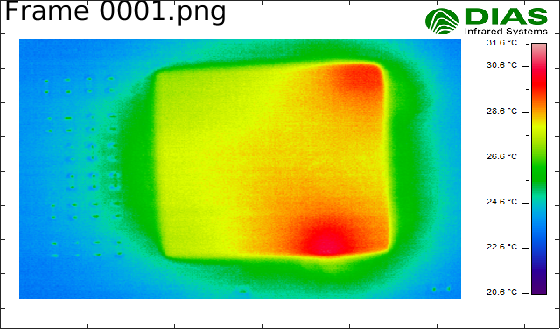
%> input picture MATLAB/thermal_image.png, 560 x 329 px
$ octave thermal_image_color_to_grayscale.m   (GNU Octave 9; MATLAB toolbox functions it lacks are replaced by stand-ins)
%> lines starting %> are read from the running program, lines starting %| are printed output that depends on the picture
clc;    % Clear the command window.
close all;  % Close all figures (except those of imtool.)
clear;  % Erase all existing variables. Or clearvars if you want.
workspace;  % Make sure the workspace panel is showing.
format long g;
format compact;
fontSize = 15;

%===============================================================================
% Get the name of the image the user wants to use.
baseFileName = 'thermal_image.png'; % Base file name with no folder prepended (yet).
% Get the full filename, with path prepended.
folder = pwd; % Change to whatever folder the image lives in.
fullFileName = fullfile(folder, baseFileName);  % Append base filename to folder to get the full file name.
fprintf('Transforming image "%s" to a thermal image.\n', fullFileName);

%===============================================================================
% Read in a demo image.
originalRGBImage = imread(fullFileName);
%> originalRGBImage is the input picture: size 329x560x3 uint8; mean R, G, B 142.3, 204.6, 143
% Display the image.
subplot(2, 3, 1);
imshow(originalRGBImage, []);
axis on;
caption = sprintf('Original Pseudocolor Image, %s', baseFileName);
title(caption, 'FontSize', fontSize, 'Interpreter', 'None');
xlabel('Column', 'FontSize', fontSize, 'Interpreter', 'None');
ylabel('Row', 'FontSize', fontSize, 'Interpreter', 'None');
drawnow;

grayImage = min(originalRGBImage, [], 3); % Useful for finding image and color map regions of image.
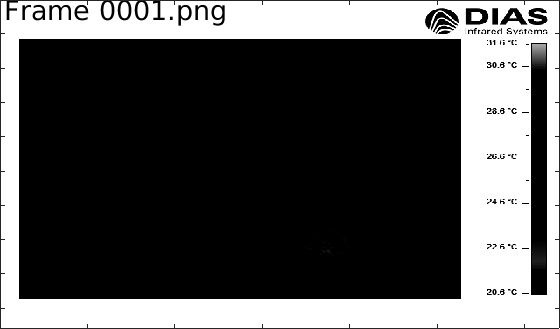
%> grayImage: size 329x560 uint8; min 0, max 255, mean 84.1

%=========================================================================================================
% Need to crop out the image and the color bar separately.
% First crop out the image.
imageRow1 = 40;
imageRow2 = 298;
imageCol1 = 20;
imageCol2 = 460;
% Crop off the surrounding clutter to get the RGB image.
rgbImage = originalRGBImage(imageRow1 : imageRow2, imageCol1 : imageCol2, :);
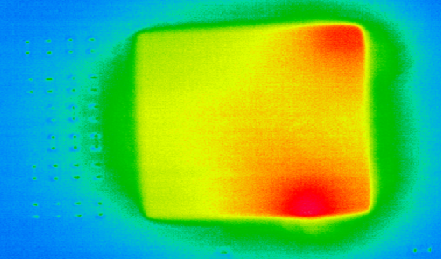
%> rgbImage: size 259x441x3 uint8; mean R, G, B 90.4, 188.3, 90.8
% imcrop(originalRGBImage, [20, 40, 441, 259]);

% Next, crop out the colorbar.
colorBarRow1 = 45;
colorBarRow2 = 293;
colorBarCol1 = 533;
colorBarCol2 = 545;
% Crop off the surrounding clutter to get the colorbar.
colorBarImage = originalRGBImage(colorBarRow1 : colorBarRow2, colorBarCol1 : colorBarCol2, :);
b = colorBarImage(:,:,3);

%=========================================================================================================
% Display the pseudocolored RGB image.
subplot(2, 3, 2);
imshow(rgbImage, []);
axis on;
caption = sprintf('Cropped Pseudocolor Image');
title(caption, 'FontSize', fontSize, 'Interpreter', 'None');
xlabel('Column', 'FontSize', fontSize, 'Interpreter', 'None');
ylabel('Row', 'FontSize', fontSize, 'Interpreter', 'None');
drawnow;
hp = impixelinfo();

% Display the colorbar image.
subplot(2, 3, 3);
imshow(colorBarImage, []);
axis on;
caption = sprintf('Cropped Colorbar Image');
title(caption, 'FontSize', fontSize, 'Interpreter', 'None');
xlabel('Column', 'FontSize', fontSize, 'Interpreter', 'None');
ylabel('Row', 'FontSize', fontSize, 'Interpreter', 'None');
drawnow;

% Set up figure properties:
% Enlarge figure to full screen.
set(gcf, 'Units', 'Normalized', 'OuterPosition', [0 0 1 1]);
% Get rid of tool bar and pulldown menus that are along top of figure.
% set(gcf, 'Toolbar', 'none', 'Menu', 'none');
% Give a name to the title bar.
set(gcf, 'Name', 'Demo by ImageAnalyst', 'NumberTitle', 'Off')
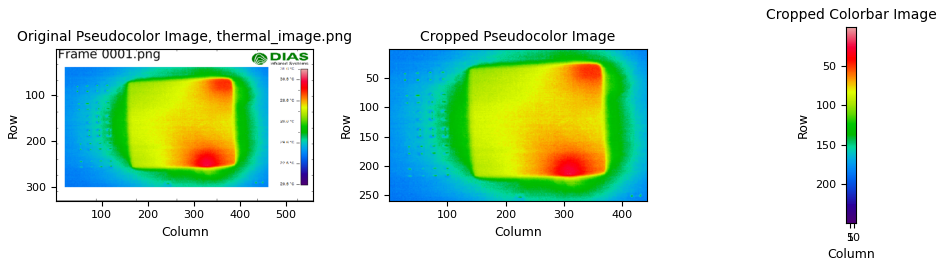
%> figure redrawn from the program's plot data, 3 panels

%=========================================================================================================
% Get the color map from the color bar image.
storedColorMap = colorBarImage(:,1,:);
% Need to call squeeze to get it from a 3D matrix to a 2-D matrix.
% Also need to divide by 255 since colormap values must be between 0 and 1.
storedColorMap = double(squeeze(storedColorMap)) / 255;
%> storedColorMap = 249 rows, first 12: [0.914 0.651 0.651; 0.914 0.624 0.635; 0.918 0.6 0.616; 0.918 0.573 0.6; 0.918 0.549 0.584; 0.922 0.522 0.569; 0.922 0.498 0.553; 0.925 0.471 0.537; 0.925 0.447 0.522; 0.929 0.42 0.502; 0.929 0.396 0.486; 0.933 0.369 0.471]
% Need to flip up/down because the low rows are the high temperatures, not the low temperatures.
storedColorMap = flipud(storedColorMap);
%> storedColorMap = 249 rows, first 12: [0.294 0 0.463; 0.29 0 0.463; 0.282 0 0.467; 0.278 0 0.471; 0.271 0 0.475; 0.267 0 0.478; 0.263 0 0.482; 0.255 0 0.486; 0.251 0 0.494; 0.243 0 0.498; 0.239 0 0.506; 0.235 0 0.514]

% Convert the subject/sample from a pseudocolored RGB image to a grayscale, indexed image.
%> (the run ends here)
